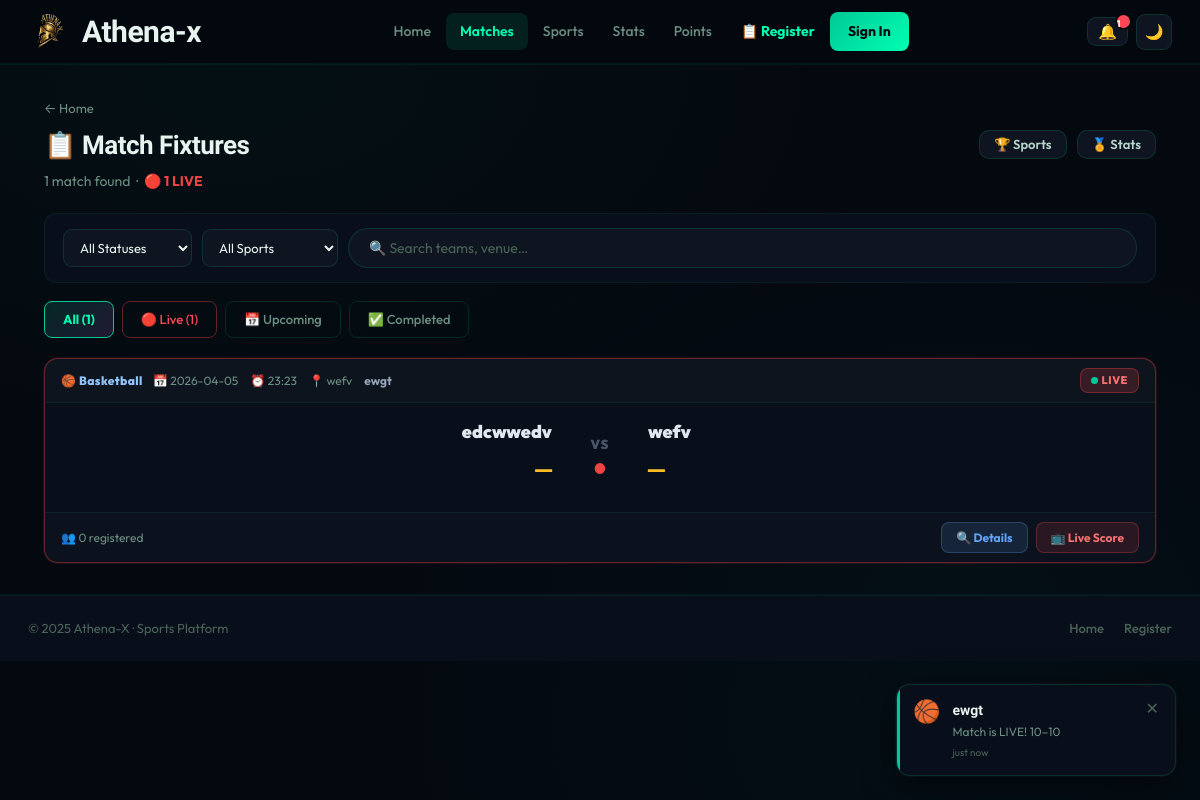
Screenshot of /matches with the database file from the repository.
### tables this page shows
CREATE TABLE events (
                id INTEGER PRIMARY KEY AUTOINCREMENT,
                sport_id INTEGER,
                title TEXT NOT NULL,
                team1 TEXT NOT NULL, team2 TEXT NOT NULL,
                venue TEXT, event_date TEXT, event_time TEXT,
                description TEXT,
                max_registrations INTEGER DEFAULT 0,
                total_overs INTEGER DEFAULT 6,
                status TEXT DEFAULT 'upcoming',
                result TEXT,
                created_at TIMESTAMP DEFAULT CURRENT_TIMESTAMP,
                FOREIGN KEY(sport_id) REFERENCES sports(id)
            );

CREATE TABLE sports (
                id INTEGER PRIMARY KEY AUTOINCREMENT,
                name TEXT NOT NULL, icon TEXT DEFAULT '🏆',
                description TEXT, is_active INTEGER DEFAULT 1,
                created_at TIMESTAMP DEFAULT CURRENT_TIMESTAMP
            );

### app.py (the view)
@app.route('/matches')
def matches_page():
    fstatus = request.args.get('status','all')
    fsport  = request.args.get('sport','all')
    with get_db() as conn:
        q = "SELECT e.*,s.name sport_name,s.icon sport_icon,(SELECT COUNT(*) FROM registrations r WHERE r.event_id=e.id) reg_count FROM events e LEFT JOIN sports s ON e.sport_id=s.id"
        conds,params = [],[]
        if fstatus!='all': conds.append("e.status=?"); params.append(fstatus)
        if fsport!='all': conds.append("e.sport_id=?"); params.append(fsport)
        if conds: q+=" WHERE "+" AND ".join(conds)
        q+=" ORDER BY CASE e.status WHEN 'live' THEN 0 WHEN 'upcoming' THEN 1 ELSE 2 END, e.event_date DESC"
        events = [dict(e) for e in conn.execute(q,params).fetchall()]
        sports = [dict(s) for s in conn.execute("SELECT * FROM sports WHERE is_active=1").fetchall()]
        total_events = conn.execute("SELECT COUNT(*) FROM events").fetchone()[0]
        live_count = conn.execute("SELECT COUNT(*) FROM events WHERE status='live'").fetchone()[0]
    return render_template('matches.html',events=events,sports=sports,
        filter_status=fstatus,filter_sport=fsport,total_events=total_events,live_count=live_count,user=current_user())

### app.py (called while the page is built)
@app.after_request
def add_security_headers(resp):
    resp.headers['X-Frame-Options']        = 'SAMEORIGIN'
    resp.headers['X-Content-Type-Options'] = 'nosniff'
    resp.headers['X-XSS-Protection']       = '1; mode=block'
    resp.headers['Referrer-Policy']        = 'strict-origin-when-cross-origin'
    resp.headers['Strict-Transport-Security'] = 'max-age=31536000; includeSubDomains'
    resp.headers['Permissions-Policy']     = 'geolocation=(), microphone=(), camera=()'
    return resp

def get_db():
    conn = sqlite3.connect(DB_PATH)
    conn.row_factory = sqlite3.Row
    conn.execute("PRAGMA foreign_keys = ON")
    return conn

def current_user():
    if 'user_id' not in session: return None
    if session.get('role') == 'admin': return None   # admins are NOT users
    with get_db() as conn:
        u = conn.execute("SELECT * FROM users WHERE id=? AND role='user'",(session['user_id'],)).fetchone()
        return dict(u) if u else None

### templates/matches.html (shortened to what this page needs)
{% extends "base.html" %}
{% block content %}
<div class="page-container">
  <div class="page-header" style="margin-bottom:20px;">
    <div class="page-title-area">
      <a href="/" style="display:inline-flex;align-items:center;gap:5px;font-size:13px;color:var(--muted);text-decoration:none;margin-bottom:6px;" onmouseover="this.style.color='var(--accent)'" onmouseout="this.style.color='var(--muted)'">← Home</a>
      <h1 style="font-size:26px;font-weight:900;margin:0;">📋 Match Fixtures</h1>
      <p style="margin:4px 0 0;color:var(--muted);">
        {{ events|length }} match{{ 'es' if events|length != 1 else '' }} found
        {% if live_count > 0 %}&nbsp;·&nbsp;
          <span style="color:#ef4444;font-weight:700;">🔴 {{ live_count }} LIVE</span>
        {% endif %}
      </p>
    </div>
    <div style="display:flex;gap:10px;">
      <a href="/sports-directory" class="btn btn-secondary btn-sm">🏆 Sports</a>
      <a href="/leaderboard" class="btn btn-secondary btn-sm">🏅 Stats</a>
    </div>
  </div>
  <div style="background:var(--card);border:1px solid var(--border);border-radius:12px;padding:14px 18px;margin-bottom:18px;">
    <form method="GET" action="/matches" style="display:flex;gap:10px;flex-wrap:wrap;align-items:center;">
      <select name="status" onchange="this.form.submit()" class="filter-select">
        <option value="all" {% if filter_status=='all' %}selected{% endif %}>All Statuses</option>
      </select>
      <select name="sport" onchange="this.form.submit()" class="filter-select">
        <option value="all" {% if filter_sport=='all' %}selected{% endif %}>All Sports</option>
      </select>
      <input type="text" id="fixture-search" placeholder="🔍 Search teams, venue…"
             class="search-input" style="flex:1;min-width:180px;"
             oninput="filterFixtures(this.value)"/>
    </form>
  </div>
  <div style="display:flex;gap:8px;margin-bottom:20px;flex-wrap:wrap;">
    <a href="/matches?status=all&sport={{ filter_sport }}"
       class="sport-chip {% if filter_status=='all' %}active{% endif %}" style="border-radius:8px;">All ({{ total_events }})</a>
    <a href="/matches?status=live&sport={{ filter_sport }}"
       class="sport-chip {% if filter_status=='live' %}active{% endif %}"
       style="border-radius:8px;border-color:rgba(239,68,68,0.4);color:{% if filter_status=='live' %}#fff{% else %}var(--red){% endif %};">
      🔴 Live ({{ live_count }})</a>
    <a href="/matches?status=upcoming&sport={{ filter_sport }}"
       class="sport-chip {% if filter_status=='upcoming' %}active{% endif %}" style="border-radius:8px;">📅 Upcoming</a>
    <a href="/matches?status=completed&sport={{ filter_sport }}"
       class="sport-chip {% if filter_status=='completed' %}active{% endif %}" style="border-radius:8px;">✅ Completed</a>
  </div>
  {% if events %}
  <div id="fixtures-grid" style="display:flex;flex-direction:column;gap:12px;">
    {% for ev in events %}
    <div class="fixture-card status-{{ ev.status }}"
         data-search="{{ ev.title|lower }} {{ ev.team1|lower }} {{ ev.team2|lower }} {{ (ev.venue or '')|lower }}">
      <div class="fc-topbar">
        <div class="fc-sport-tag">{{ ev.sport_icon or '🏆' }} {{ ev.sport_name or 'Sport' }}</div>
        <div class="fc-meta-mid">
          {% if ev.event_date %}<span>📅 {{ ev.event_date }}</span>{% endif %}
          {% if ev.event_time %}<span>⏰ {{ ev.event_time }}</span>{% endif %}
          {% if ev.venue %}<span>📍 {{ ev.venue }}</span>{% endif %}
          <span style="font-weight:700;color:#94a3b8;">{{ ev.title }}</span>
        </div>
        <div class="fc-status-wrap">
          {% if ev.status == 'live' %}
            <span class="fc-badge fc-live"><span class="pulse-dot" style="margin-right:4px;"></span>LIVE</span>
          {% elif ev.status == 'upcoming' %}
            <span class="fc-badge fc-upcoming">UPCOMING</span>
          {% elif ev.status == 'completed' %}
            <span class="fc-badge fc-done">FINAL</span>
          {% endif %}
        </div>
      </div>
      <div class="fc-body">
        <div class="fc-team fc-team-left">
          <div class="fc-team-name">{{ ev.team1 }}</div>
          {% if ev.status in ['live','completed'] %}
            <div class="fc-score-live" id="fc-t1-{{ ev.id }}">—</div>
          {% endif %}
        </div>
        <div class="fc-vs-center">
          <div class="fc-vs-text">VS</div>
          {% if ev.status == 'completed' %}
            <div class="fc-result-mini">FT</div>
          {% elif ev.status == 'live' %}
            <div class="fc-live-dot-anim">●</div>
          {% endif %}
        </div>
        <div class="fc-team fc-team-right">
          <div class="fc-team-name">{{ ev.team2 }}</div>
          {% if ev.status in ['live','completed'] %}
            <div class="fc-score-live" id="fc-t2-{{ ev.id }}">—</div>
          {% endif %}
        </div>
      </div>
      <div class="fc-footer">
        <div class="fc-reg-info">
          {% if ev.max_registrations > 0 %}
            👥 {{ ev.reg_count }}/{{ ev.max_registrations }}
            <div class="reg-bar" style="width:80px;display:inline-block;vertical-align:middle;margin-left:6px;">
              <div class="reg-fill" style="width:{{ [(ev.reg_count/ev.max_registrations*100)|int,100]|min }}%;"></div>
            </div>
          {% else %}
            👥 {{ ev.reg_count }} registered
          {% endif %}
        </div>
        <div class="fc-actions">
          <a href="/event/{{ ev.id }}" class="fc-btn fc-btn-primary">
            {% if ev.status == 'completed' %}📊 Scorecard{% else %}🔍 Details{% endif %}
          </a>
          {% if ev.status == 'live' %}
            <a href="/event/{{ ev.id }}" class="fc-btn fc-btn-live">📺 Live Score</a>
          {% endif %}
        </div>
      </div>
    </div>
    {% endfor %}
  </div>
  {% else %}
  <div class="empty-state">
    <div class="empty-state-icon">📭</div>
    <p>No matches found for the selected filters.</p>
    <a href="/matches" class="btn btn-primary" style="margin-top:16px;">Clear Filters</a>
  </div>
  {% endif %}
</div>
{% endblock %}

### static/css/style.css (style rules this page uses)
*, *::before, *::after { box-sizing: border-box; margin: 0; padding: 0; }
:root { --bg: #04080f; --bg2: #090f1a; --bg3: #0e1520; --bg4: #151e2d; --card: #090f1a; --card2: #0e1520; --border: rgba(0,255,160,0.07); --border2: rgba(0,255,160,0.13); --accent: #00c896; --accent-h: #00a87d; --accent2: #00ffb2; --green: #00c896; --green2: #00ffb2; --red: #ff4757; --yellow: #ffd32a; --orange: #ff9f43; --purple: #c56ef8; --pink: #ff6b9d; --cyan: #00d2d3; --text: #e8f4f0; --text2: #b8d4cc; --muted: #6b8f82; --muted2: #4a6358; --shadow: 0 1px 3px rgba(0,0,0,0.7),0 4px 24px rgba(0,0,0,0.5); --shadow-lg: 0 8px 40px rgba(0,0,0,0.8); --shadow-xl: 0 20px 60px rgba(0,0,0,0.9); --radius: 14px; --radius-sm: 9px; --radius-xs: 5px; --font: 'Outfit',-apple-system,sans-serif; --font-num: 'Rajdhani','Outfit',sans-serif; --nav-bg: rgba(4,8,15,0.93); --nav-border:rgba(0,255,160,0.08); --input-bg: #0e1520; --tr: all 0.2s cubic-bezier(0.4,0,0.2,1); --glow-blue: 0 0 20px rgba(0,200,150,0.3); --glow-green:0 0 20px rgba(0,255,178,0.3); --bg-card: #090f1a; --bg-dark: #04080f; }
html { scroll-behavior: smooth; }
html, body { min-height: 100%; background: var(--bg); color: var(--text); font-family: var(--font); font-size: 15px; line-height: 1.6; -webkit-font-smoothing: antialiased; -moz-osx-font-smoothing: grayscale; transition: background 0.3s, color 0.3s; background-image: radial-gradient(ellipse at 20% 10%, rgba(0,200,150,0.04) 0%, transparent 50%), radial-gradient(ellipse at 80% 90%, rgba(0,210,211,0.03) 0%, transparent 50%); }
a { color: var(--accent2); text-decoration: none; transition: var(--tr); }
input,select,textarea,button { font-family: var(--font); }
.btn { display:inline-flex; align-items:center; gap:8px; padding:11px 24px; border-radius:10px; font-size:14px; font-weight:600; border:none; cursor:pointer; transition:var(--tr); text-decoration:none; line-height:1; white-space:nowrap; }
.btn-secondary { background:var(--bg3); color:var(--text2); border:1px solid var(--border2); }
.btn-sm { padding:7px 14px; font-size:13px; }
.sport-chip { background:transparent; border:1.5px solid var(--border2); border-radius:24px; color:var(--muted); padding:7px 18px; font-size:13px; font-weight:500; white-space:nowrap; transition:var(--tr); flex-shrink:0; cursor:pointer; }
.sport-chip.active { background:linear-gradient(135deg,rgba(0,200,150,0.15),rgba(197,110,248,0.15)); border-color:var(--accent); color:var(--accent2); font-weight:700; }
.search-input { flex:1; background:var(--input-bg); border:1.5px solid var(--border2); border-radius:24px; color:var(--text); padding:10px 20px; font-size:14px; outline:none; transition:var(--tr); }
.search-input::placeholder { color:var(--muted2); }
.pulse-dot { width:7px; height:7px; background:var(--green); border-radius:50%; animation:pulse 1.4s infinite; flex-shrink:0; }
.page-container { max-width:1160px; margin:0 auto; padding:32px 24px; }
.page-header { display:flex; align-items:center; justify-content:space-between; margin-bottom:28px; flex-wrap:wrap; gap:12px; }
.page-title-area h1 { font-family:var(--font-num); font-size:28px; font-weight:800; letter-spacing:-0.5px; }
.page-title-area p { color:var(--muted2); font-size:14px; margin-top:4px; }
.status-live, .status-active { background:rgba(34,197,94,.12); color:var(--green); border:1px solid rgba(34,197,94,.25); }
.filter-select,.filter-select-sm { background:var(--input-bg); border:1.5px solid var(--border2); border-radius:var(--radius-sm); color:var(--text); padding:9px 12px; font-size:13px; outline:none; transition:var(--tr); cursor:pointer; }

### rows the page displays
events: icon "🏀", name "Basketball", event_date "2026-04-05", event_time "23:23", venue "wefv", title "ewgt", status "live" (drawn), team1 "edcwwedv", team2 "wefv", reg_count "0"

### other values shown
{{ events|length }} "1"
{{ live_count }} "1"
{{ total_events }} "1"
